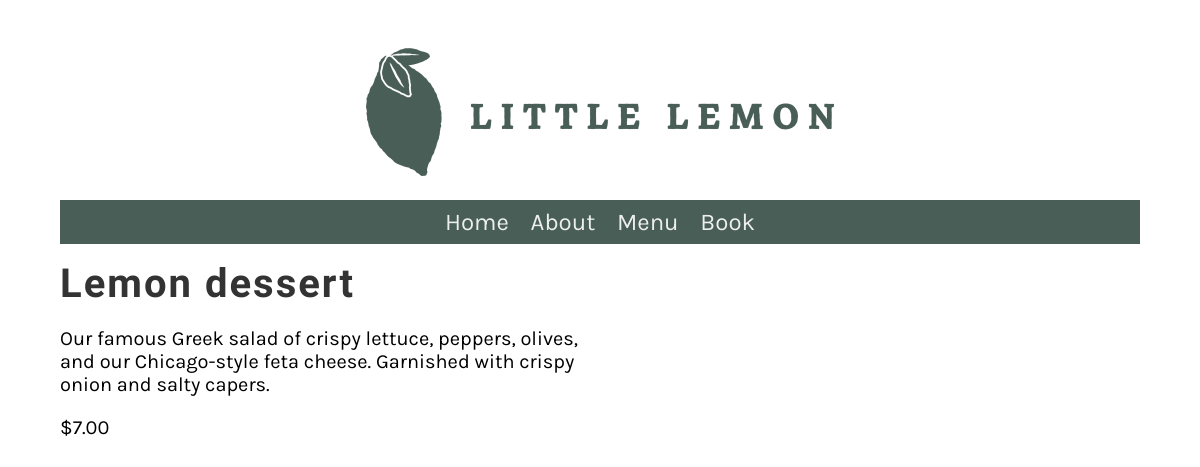
Page /menu_item/4/ on the committed database.
### restaurant/models.py (models this page shows, shortened)
class Menu(models.Model):
  name = models.CharField(max_length=255)
  price = models.IntegerField()
  description = models.CharField(max_length=1000, default='')

### restaurant/views.py (the view)
# urls.py: path('menu_item/<int:pk>/', views.display_menu_item, name="menu_item")
def display_menu_item(request, pk=None):
  if pk:
      menu_item = Menu.objects.get(pk=pk)
  else:
      menu_item = ""
  return render(request, 'menu_item.html', {'menu_item': menu_item})

### restaurant/templates/menu_item.html
{% extends 'base.html' %}
{% block content %}
<div class="row">
  <div class="column">
    <h2>{{ menu_item.name }}</h2>
    <p>{{ menu_item.description }}</p>
    <p>${{ menu_item.price }}.00</p>
  </div>
</div>
{% endblock %}

### restaurant/static/css/style.css (style rules this page uses)
body { font-family: 'Karla', sans-serif; margin-top: 3rem; margin-bottom: 3rem; margin-left: 5%; margin-right: 5%; }
h1, h2, h3, h4, h5, h6 { font-family: 'Markazi Text', serif; letter-spacing: 2px;; }
h2 { font-size: 2.5rem; color: #333333; margin:1rem 0; }
p, ul { font-size: 1.25rem;; }
.row { display: flex; flex-direction: row; width: 100%; padding-bottom: 1rem; }
.column { flex-basis: 50%; margin-bottom: 1rem; padding-bottom: 1rem; }

### rows in the picture
Menu: name "Lemon dessert", description "Our famous Greek salad of crispy lettuce, peppers, olives, and our Chicago-style feta cheese. Garnished with crispy onion and salty capers.", price "7"
